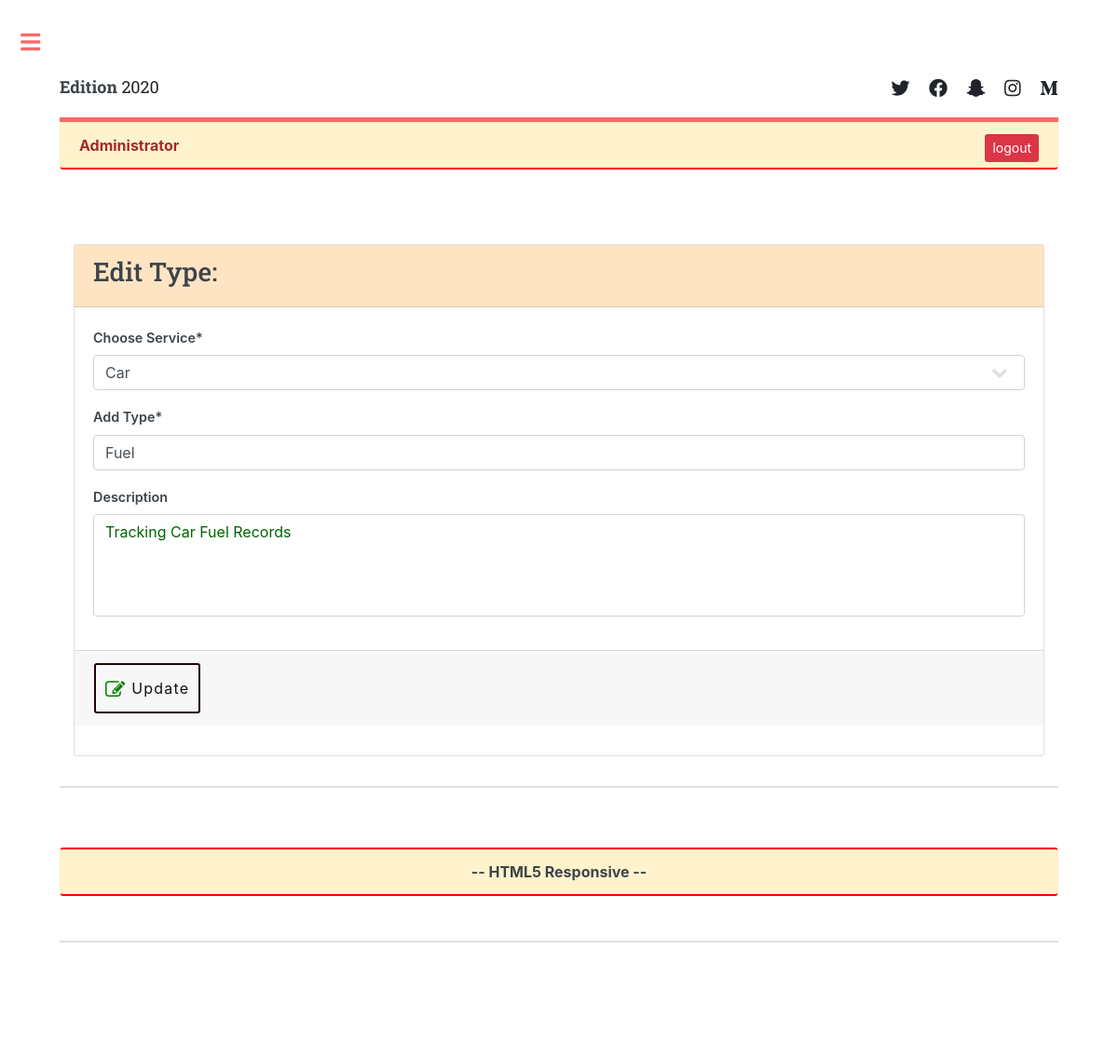
Screenshot of /edit_type/1 (signed in) with the database file from the repository.
### web/models.py (models this page shows, shortened)
class Type(models.Model):
    service = models.ForeignKey(Service, on_delete=models.CASCADE, verbose_name='Choose Service')
    name = models.CharField(max_length=200, null=False, blank=False, unique=False, verbose_name="Add Type")
    description = models.CharField(max_length=1000, null=True, blank=True, verbose_name="Description")
    entry_date = models.DateField(auto_now_add=True, null=False, blank=False)
    class Meta:
        unique_together=[['service', 'name']]

class Service(models.Model):
    name = models.CharField(max_length=200, null=False, blank=False, unique=True)
    def __str__(self):
        return self.name

### web/views.py (the view)
# urls.py: path('edit_type/<str:pk>', views.edit_type, name='edit_type'),
@login_required(login_url='login')
def edit_type(request, pk):
    edit_type = Type.objects.get(id=pk)
    form = TypeForm(instance=edit_type)
    try:
        if request.method =="POST":
            form = TypeForm(request.POST, request.FILES, instance=edit_type)
            if form.is_valid():
                form.save()
                messages.info(request,'The Type has been updated successfully')
                return redirect("view_types", pk=edit_type.service.id)
    except Exception as e:
        messages.warning(request,e)
        return redirect("edit_type")
    context = {'form': form}
    return render(request,'pages/edit_type.html', context)

### web/forms.py
class TypeForm(forms.ModelForm):
    class Meta:
        model = Type
        fields = '__all__'
        widgets={
            'name': forms.Textarea(attrs={'placeholder': 'Enter Type Name', 'rows': '1', 'style':'resize: none'}),
            'description': forms.Textarea(attrs={'rows': '4', 'placeholder': 'Enter Description', 'style': 'color:darkgreen; resize: none'})
        }

### templates/pages/edit_type.html (shortened to what this page needs)
{% extends 'layout.html' %}
{% load static %}
{% load crispy_forms_tags %}
{% block content %}
<div class="container">
    <div>
                <div class="card">
                    <form action="" method="POST">
                        <div class="card-header" style="background-color:bisque">
                            <h3>Edit Type:</h3>
                        </div>
                        <div class="card-body">
                            {{form|crispy}}
                        </div>
                        <div class="card-footer" style="hover:lightblue">
                            <button type="submit" class="btn">
                                <i class="fa fa-edit fa-spin fa-lg" style="color:green"></i>
                                Update
                            </button>
                        </div>
                    </form>
                </div>
            </div>
</div>
{% endblock content %}

### templates/layout.html (shortened to what this page needs)
{% load static %}
<!DOCTYPE HTML>
<html>
	<head>
		<link rel="stylesheet" href="{% static 'css/main.css' %}"/>
		<link rel="stylesheet" href="{% static 'css/login.css' %}"/>
		<link rel="stylesheet" href="https://maxcdn.bootstrapcdn.com/bootstrap/4.5.2/css/bootstrap.min.css">
		<link rel="stylesheet" href="https://cdnjs.cloudflare.com/ajax/libs/font-awesome/4.7.0/css/font-awesome.min.css">
	</head>
	<body class="is-preload">
			<div id="wrapper">
					<div id="main">
						<div class="inner">
								<header id="header">
									<a href="#" class="logo"><strong>Edition</strong> 2020</a>
									<ul class="icons">
										<li><a href="#" class="icon brands fa-twitter"><span class="label">Twitter</span></a></li>
										<li><a href="#" class="icon brands fa-facebook-f"><span class="label">Facebook</span></a></li>
										<li><a href="#" class="icon brands fa-snapchat-ghost"><span class="label">Snapchat</span></a></li>
										<li><a href="#" class="icon brands fa-instagram"><span class="label">Instagram</span></a></li>
										<li><a href="#" class="icon brands fa-medium-m"><span class="label">Medium</span></a></li>
									</ul>
								</header>
								{% if user.is_authenticated %}
								{% if user.is_superuser %}
								<div class="alert alert-warning" style="border-bottom:2px solid red;">
									<b style="color:brown">{{user.first_name}} {{user.last_name}} </b>
									<a href="{% url 'logout' %}" class="btn-sm btn-danger" style="float:right">logout</a>
								</div>
								{% else %}
								<div class="alert alert-warning" style="border-bottom:2px solid red;">
									<b>{{user.first_name}} {{user.last_name}} </b>
									<a href="{% url 'logout' %}" class="btn-sm btn-danger" style="float:right">logout</a>
								</div>
								{% endif %}
								{% endif %}
								<section id="banner">
									{% block content %}
									{% endblock content %}
								</section>
								<section>
									<div class="alert alert-warning" style="text-align: center;border-bottom:2px solid red; border-top:2px solid red;">
										<strong>
											-- HTML5 Responsive --
										</strong>
									</div>
								</section>
								<section>
								</section>
						</div>
					</div>
			</div>
	</body>
</html>

### static/css/login.css (style rules this page uses)
html { background-color: none; }
body { font-family: "Poppins", sans-serif; height: 100vh; }
a { color: #92badd; display:inline-block; text-decoration: none; font-weight: 400; }

### rows the page displays
Type: service "Car", description "Tracking Car Fuel Records"
Service: name "Fuel"

### other values shown
{{ user.first_name }} "Administrator"
